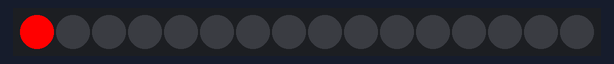
A sketch run on a simulated Arduino Uno, built with avr-gcc and run on an emulated ATmega328P. Shown: 16 RGB LEDs in strip order, left to right.

Above: at 0.01 s.
At 4.96 s:
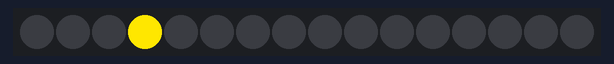
At 9.91 s:
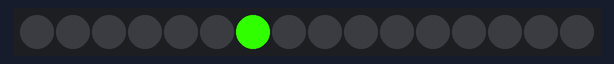
At 19.96 s:
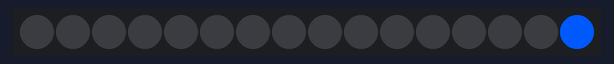
At 29.86 s:
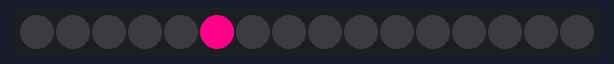
At 39.91 s:
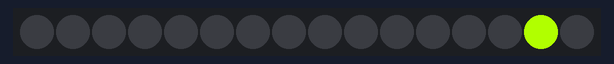

The sketch:

8_no_delay.ino
```cpp
/*
  Deze Arduino sketch maakt gebruik van TaskScheduler en Adafruit_NeoPixel om een
  kleurveranderend "looplicht" effect te creëren op een NeoPixel LED-strip
  zonder de delay() functie te gebruiken.
  Dit zorgt voor een niet-blokkerende uitvoering, wat betekent dat de microcontroller andere taken kan verwerken
  terwijl de LEDs worden bijgewerkt, wat essentieel is voor projecten die multitasking vereisen.

  Documentatie Taskscheduler: https://github.com/arkhipenko/TaskScheduler/wiki

  Vereisten:
  - Een NeoPixel LED-strip aangesloten op de Arduino.
  - Adafruit_NeoPixel en TaskScheduler bibliotheken geïnstalleerd in de Arduino IDE.
*/

#include <TaskScheduler.h> // Laad de TaskScheduler bibliotheek
#include <Adafruit_NeoPixel.h> // Laad de Adafruit NeoPixel bibliotheek

#define PIN        6 // De pin waarop de NeoPixel LED-strip is aangesloten.
#define NUMPIXELS 16 // Het aantal pixels in de strip.

Adafruit_NeoPixel pixels(NUMPIXELS, PIN, NEO_GRB + NEO_KHZ800); // Initialiseert de NeoPixel strip.

// Functie die wordt uitgevoerd als de taak wordt aangeroepen.
void updateNeoPixels() {
    static int pixelIndex = 0; // Houdt de huidige actieve pixel bij.
    static uint16_t h = 0; // Houdt de huidige hue-waarde bij voor kleurvariatie.

    pixels.clear(); // Schakelt alle pixels uit voor het bijwerken.

    // Stelt de kleur van de huidige pixel in met een variërende hue, volle saturatie en helderheid.
    pixels.setPixelColor(pixelIndex, pixels.ColorHSV(h, 255, 255));
    pixels.show(); // Toont de bijgewerkte kleuren op de strip.

    pixelIndex = (pixelIndex + 1) % NUMPIXELS; // Beweegt naar de volgende pixel in de strip.
    h = (h + 100) % 65535; // Verhoogt de hue voor de volgende iteratie, met een wrap rond bij het maximum.
}

// Functie die eenmalig wordt uitgevoerd na 1 seconde.
void whiteFlash(){
  pixels.fill(pixels.Color(255, 255, 255)); // Witte kleur
  pixels.show();
}

Scheduler scheduler; // Scheduler object voor het beheren van taken.
Task tUpdateNeoPixels(50, TASK_FOREVER, &updateNeoPixels, &scheduler, true); // Taak voor het bijwerken van de LEDs om de 50ms.
Task tFlash(0, 1, &whiteFlash, &scheduler, false); // Task om na 1 seconde eemalig een actie uit te voeren.

void setup() {
  pixels.begin(); // Start de NeoPixel strip.
  tFlash.enableDelayed(1000);
}

void loop() {
  scheduler.execute(); // Voert geplande taken uit, waardoor het lichteffect doorlopend wordt bijgewerkt.
}
```
